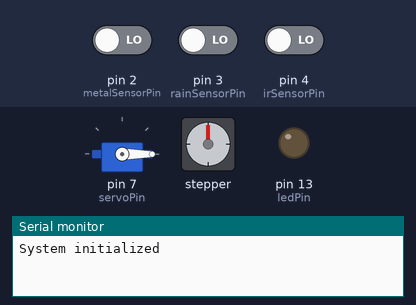
Bench run of a sketch on a simulated Arduino Uno, built with avr-gcc and run on an emulated ATmega328P. Parts: servo, stepper motor, output pins drawn as LEDs (lit = HIGH), the last lines printed to the serial monitor. Dashed ring = blinking. The test bench sets the inputs (shaded band); at power-on: pin 4 (irSensorPin) LOW, pin 2 (metalSensorPin) LOW, pin 3 (rainSensorPin) LOW. Stepper angles assume 2048 steps per turn.

Above: at 1.2 s.
1.3 s: pin 4 (irSensorPin) driven HIGH
At 1.8 s:
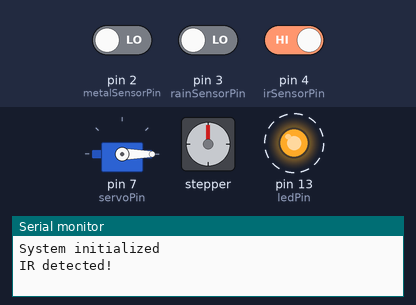
4.3 s: pin 2 (metalSensorPin) driven HIGH
At 7.7 s:
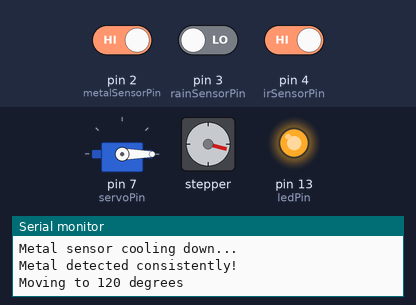
10.3 s: pin 2 (metalSensorPin) driven LOW
At 11.3 s:
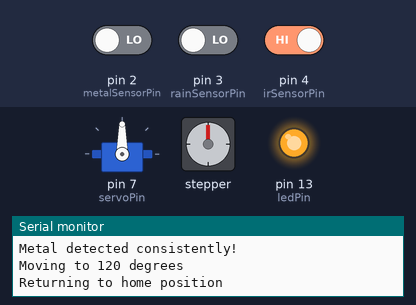
13.3 s: pin 3 (rainSensorPin) driven HIGH
At 15.9 s:
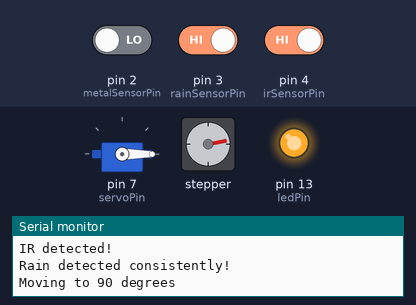
Timing chart, 0 to 17.3 s (numbered marks = the images above; inputs shaded):
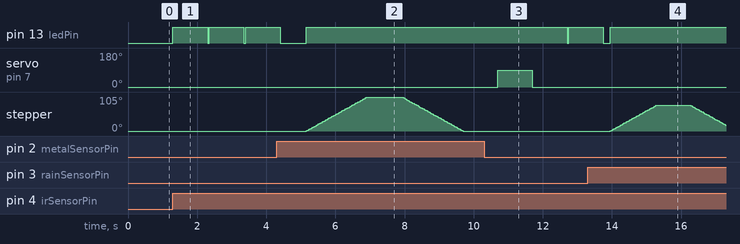

The sketch:

ultra.ino
```cpp
#include <Stepper.h>
#include <Servo.h>

// Define pins
const int metalSensorPin = 2;    // Metal detector sensor
const int rainSensorPin = 3;     // Rain sensor
const int irSensorPin = 4;       // IR sensor
const int ledPin = 13;           // LED output pin
const int servoPin = 7;          // Servo control pin

// Define stepper motor parameters
const int stepsPerRevolution = 2048;  // Change this based on your stepper motor
// Initialize stepper motor on pins 8, 9, 10, 11
Stepper myStepper(stepsPerRevolution, 8, 10, 9, 11);

// Create servo object
Servo myServo;

// Sensor states
int metalState = 0;
int rainState = 0;
int irState = 0;

// Debouncing and state management variables
unsigned long lastMetalDetectionTime = 0;
unsigned long lastRainDetectionTime = 0;
const unsigned long SENSOR_COOLDOWN_PERIOD = 5000;  // 5 seconds cooldown
bool isProcessingMovement = false;

// Debouncing parameters
const int REQUIRED_CONSECUTIVE_READINGS = 3;
const int READING_INTERVAL = 50;  // Time between readings in milliseconds

// Sensor reading counters
int consecutiveMetalReadings = 0;
int consecutiveRainReadings = 0;

// Function to check if a sensor is consistently triggered
bool isSensorTriggered(int sensorPin, int &consecutiveReadings) {
    consecutiveReadings = 0;
    for (int i = 0; i < REQUIRED_CONSECUTIVE_READINGS; i++) {
        if (digitalRead(sensorPin) == HIGH) {
            consecutiveReadings++;
        }
        delay(READING_INTERVAL);
    }
    return consecutiveReadings == REQUIRED_CONSECUTIVE_READINGS;
}

// Function to rotate stepper and return to home
void rotateAndReturn(int degrees) {
    int steps = (stepsPerRevolution / 360) * degrees;

    // Move to desired position
    Serial.print("Moving to ");
    Serial.print(degrees);
    Serial.println(" degrees");
    myStepper.step(steps);
    delay(1000);

    // Return to home position
    Serial.println("Returning to home position");
    myStepper.step(-steps);
    delay(1000);
}

// Function to control servo movement
void operateServo() {
    myServo.write(90);    // Open to 90 degrees
    delay(1000);
    myServo.write(0);     // Return to closed position
    delay(1000);
}

void setup() {
    // Set pin modes
    pinMode(metalSensorPin, INPUT);
    pinMode(rainSensorPin, INPUT);
    pinMode(irSensorPin, INPUT);
    pinMode(ledPin, OUTPUT);

    // Attach servo to pin
    myServo.attach(servoPin);
    myServo.write(0);

    // Set stepper speed (RPM)
    myStepper.setSpeed(10);

    // Initialize serial communication
    Serial.begin(9600);
    Serial.println("System initialized");
}

void handleMetalDetection() {
    unsigned long currentTime = millis();

    if (currentTime - lastMetalDetectionTime >= SENSOR_COOLDOWN_PERIOD) {
        if (isSensorTriggered(metalSensorPin, consecutiveMetalReadings)) {
            Serial.println("Metal detected consistently!");
            isProcessingMovement = true;
            digitalWrite(ledPin, HIGH);

            rotateAndReturn(120);
            operateServo();

            digitalWrite(ledPin, LOW);
            lastMetalDetectionTime = currentTime;
            isProcessingMovement = false;

            Serial.println("Metal detection complete - Ready for next detection");
        }
    } else {
        Serial.println("Metal sensor cooling down...");
    }
}

void handleRainDetection() {
    unsigned long currentTime = millis();

    if (currentTime - lastRainDetectionTime >= SENSOR_COOLDOWN_PERIOD) {
        if (isSensorTriggered(rainSensorPin, consecutiveRainReadings)) {
            Serial.println("Rain detected consistently!");
            isProcessingMovement = true;
            digitalWrite(ledPin, HIGH);

            rotateAndReturn(90);
            operateServo();

            digitalWrite(ledPin, LOW);
            lastRainDetectionTime = currentTime;
            isProcessingMovement = false;

            Serial.println("Rain detection complete - Ready for next detection");
        }
    } else {
        Serial.println("Rain sensor cooling down...");
    }
}

void loop() {
    // Read all sensors
    metalState = digitalRead(metalSensorPin);
    rainState = digitalRead(rainSensorPin);
    irState = digitalRead(irSensorPin);

    // Handle Metal Detection
    if (metalState == HIGH && !isProcessingMovement) {
        handleMetalDetection();
    }

    // Handle Rain Detection
    else if (rainState == HIGH && !isProcessingMovement) {
        handleRainDetection();
    }

    // Handle IR Detection
    else if (irState == HIGH && !isProcessingMovement) {
        Serial.println("IR detected!");
        digitalWrite(ledPin, HIGH);
        delay(1000);
        digitalWrite(ledPin, LOW);
    }

    delay(50);  // Small delay between sensor checks
}
```

Measured:
- after the input at 1.3 s, pin 13 (ledPin): alternates HIGH for 1.0 s and LOW for 0.05 s, starting at once
- after the input at 4.3 s, stepper: turns 105° clockwise in 1.8 s, then 105° counter-clockwise in 1.8 s
- after the input at 10.3 s, stepper: stops changing and stays 0°
- after the input at 13.3 s, stepper: turns 79° clockwise in 1.3 s, then 61° counter-clockwise in 0.99 s
